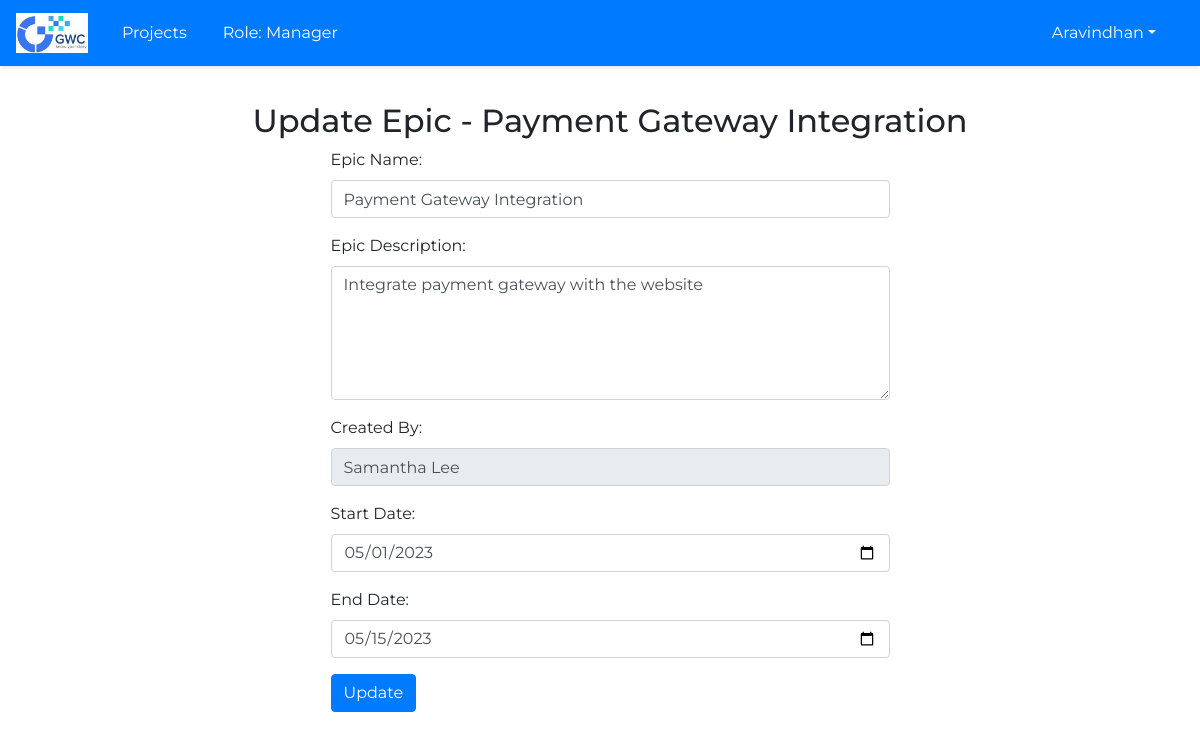
Page /epic/2/update_epic (signed in) on the committed database.
### main.py (models this page shows, shortened)
class Users(db.Model):
    id = db.Column(db.Integer(), primary_key=True, autoincrement=True)
    Email = db.Column(db.String(250), unique=True, nullable=False)
    Name = db.Column(db.String(250), nullable=False)
    User_Role = db.Column(db.String(250), default='Member', nullable=False)
    Password = db.Column(db.String(250), nullable=False)
    Designation = db.Column(db.String(250), nullable=False)
    Creation_Date = db.Column(db.DateTime(), default=dt.datetime.utcnow() + dt.timedelta(hours=5, minutes=30), nullable=False)

class Epic(db.Model):
    id = db.Column(db.Integer(), primary_key=True, autoincrement=True)
    EpicName = db.Column(db.String(250), nullable=False)
    EpicDescription = db.Column(db.Text)
    CreatedBy = db.Column(db.String(250), nullable=False)
    StartDate = db.Column(db.Date(), nullable=False)
    EndDate = db.Column(db.Date(), nullable=False)
    CreationDate = db.Column(db.DateTime(), default=dt.datetime.utcnow() + dt.timedelta(hours=5, minutes=30), nullable=False)
    ProjectID = db.Column(db.Integer(), db.ForeignKey('project.id'), nullable=False)

### main.py (the view, shortened to what this page needs)
@app.route('/epic/<int:epic_id>/update_epic', methods=['GET', 'POST'])
def update_epic(epic_id):
    epic = Epic.query.get_or_404(epic_id)
    return render_template('update_epic.html', epic=epic)

### main.py (called while the page is built, shortened)
@app.before_request
def require_login():
    allowed_routes = ['login','static', 'show_register']  # add any route that doesn't require login here
    if request.endpoint not in allowed_routes and 'user_id' not in session:
        return redirect(url_for('login'))

@app.before_request
def restrict_access_member():
    user_id = session.get('user_id')
    if user_id:
        user = Users.query.filter_by(id=user_id).first()

@app.before_request
def restrict_access_teamlead():
    user_id = session.get('user_id')
    if user_id:
        user = Users.query.filter_by(id=user_id).first()
        if user.User_Role == 'Team Lead':
            restricted_functions = ['add_project', 'add_epic', 'add_story', 'update_project', 'update_epic', 'update_story', 'delete_story', 'delete_epic','show_users','update_user_role']
            if request.endpoint in restricted_functions:
                abort(403)  # Forbidden

@app.before_request
def restrict_access_manager():
    user_id = session.get('user_id')
    if user_id:
        user = Users.query.filter_by(id=user_id).first()
        if user.User_Role == 'Manager':
            restricted_functions = ['add_project', 'update_project','show_users','update_user_role']
            if request.endpoint in restricted_functions:
                abort(403)  # Forbidden

@app.context_processor
def inject_user():
    def get_user():
        if 'user_id' in session:
            user = Users.query.get(session['user_id'])
            return user
        return None
    return {'user': get_user()}

### templates/update_epic.html (shortened to what this page needs)
{% extends "base_layout.html" %}
{% block main %}
<div class="text-center">
  <h2>Update Epic - {{ epic.EpicName }}</h2>
</div>
<form method="POST" action="" class="row g-3 justify-content-center">
  <div class="col-md-6">
    <div class="form-group">
      <label for="EpicName" class="form-label">Epic Name:</label>
      <input type="text" id="EpicName" name="EpicName" class="form-control" value="{{ epic.EpicName }}" required>
    </div>
    <div class="form-group">
      <label for="EpicDescription" class="form-label">Epic Description:</label>
      <textarea id="EpicDescription" name="EpicDescription" rows="5" class="form-control" required>{{ epic.EpicDescription }}</textarea>
    </div>
    <div class="form-group">
      <label for="CreatedBy" class="form-label">Created By:</label>
      <input type="text" id="CreatedBy" name="CreatedBy" class="form-control" value="{{ epic.CreatedBy }}" required disabled>
    </div>
    <div class="form-group">
      <label for="StartDate" class="form-label">Start Date:</label>
      <input type="date" id="StartDate" name="StartDate" class="form-control" value="{{ epic.StartDate }}" required>
    </div>
    <div class="form-group">
      <label for="EndDate" class="form-label">End Date:</label>
      <input type="date" id="EndDate" name="EndDate" class="form-control" value="{{ epic.EndDate }}" required>
    </div>
    <div class="form-group">
      <div class="d-grid">
        <input type="submit" value="Update" class="btn btn-primary">
      </div>
    </div>
  </div>
</form>
{% endblock %}

### templates/base_layout.html (shortened to what this page needs)
<!DOCTYPE html>
<html>
  <head>
      <link rel="stylesheet" href="https://maxcdn.bootstrapcdn.com/bootstrap/4.5.2/css/bootstrap.min.css">
      <link href="{{ url_for('static', filename='css/base_layout-style.css') }}" rel="stylesheet">
  </head>
  <body>
    <nav class="navbar navbar-expand-md navbar-light bg-primary">
      <a class="navbar-brand" href="{{ url_for('login') }}">
        <img src="{{ url_for('static', filename='images/placeholder-logo.png') }}" alt="Logo">
      </a>
      <ul class="navbar-nav">
        {% if user.User_Role in ['Manager', 'Admin', 'Team Lead'] %}
        <li class="nav-item">
          <a class="nav-link" href="{{ url_for('show_projects') }}">Projects</a>
        </li>
        {% endif %}
        <li class="nav-item nav-link">
          Role: {{ user.User_Role }}
        </li>
      </ul>
      <ul class="navbar-nav ml-auto">
        <li class="nav-item dropdown">
          <a class="nav-link dropdown-toggle" href="#" id="navbardrop" data-toggle="dropdown">{{ user.Name }}</a>
        </li>
      </ul>
    </nav>
    <main>
      {% block main %}
      {% endblock %}
    </main>
  </body>
</html>

### static/css/base_layout-style.css (style rules this page uses)
* { box-sizing: border-box; margin: 0; padding: 0; }
body { background-color: white; font-family: 'Montserrat', sans-serif; }
.navbar-brand img { height: 40px; margin-right: 10px; }
.navbar-nav li { padding-right: 20px; color: white !important; }
.nav-link { color: white !important; }
nav { display: flex; justify-content: space-between; align-items: center; padding: 1rem; background-color: white; box-shadow: 0px 2px 4px rgba(0, 0, 0, 0.1); }
main { margin: 20px 0 0 20px; padding: 1rem; }

### rows in the picture
Users: User_Role "Manager", Name "Aravindhan"
Epic: EpicName "Payment Gateway Integration", EpicDescription "Integrate payment gateway with the website", CreatedBy "Samantha Lee", StartDate "05/01/2023", EndDate "05/15/2023"
